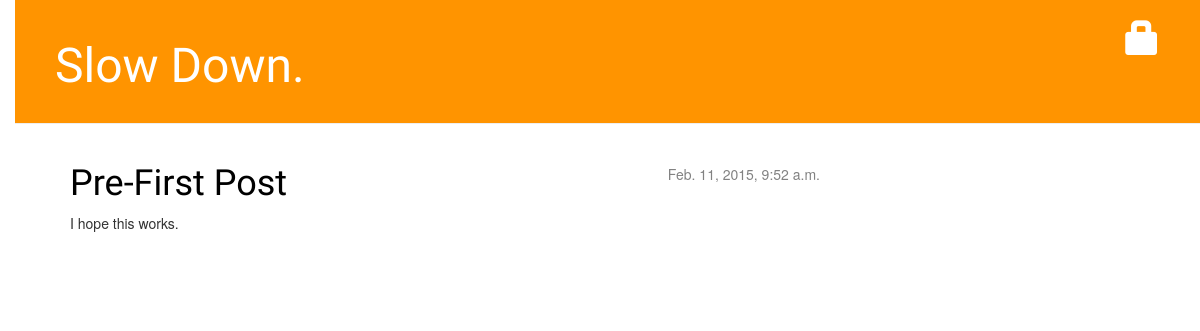
Before: / with the older database file.
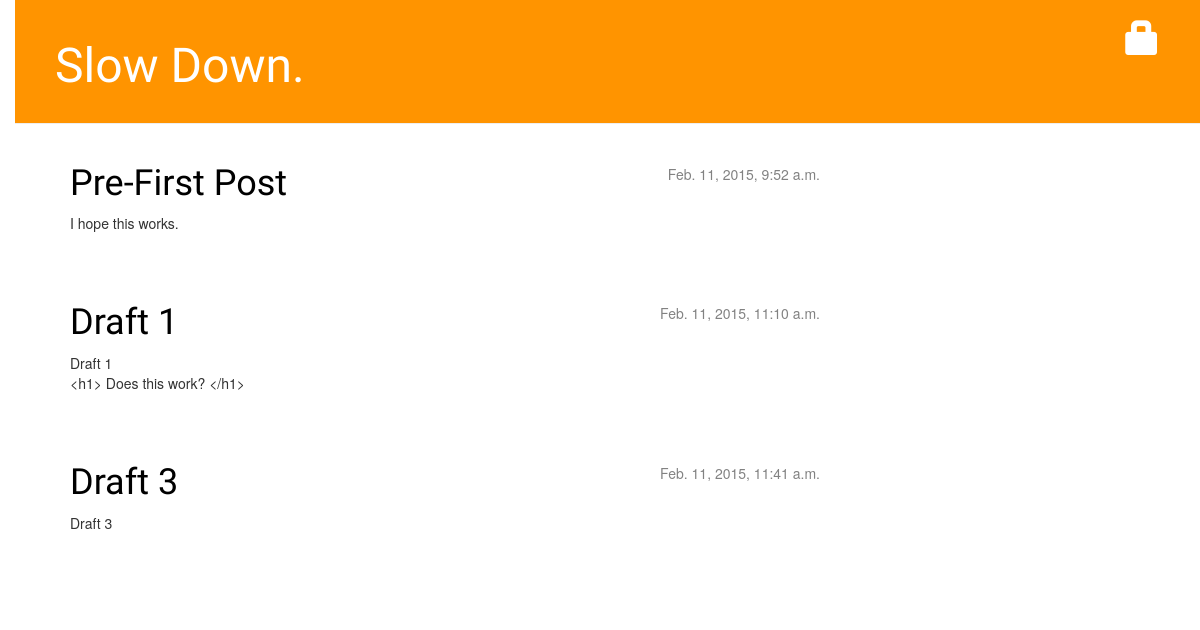
After: the same page with the newer database file.
### blog/models.py (models this page shows, shortened)
class Post(models.Model):
    author = models.ForeignKey('auth.User')
    title = models.CharField(max_length=200)
    text = models.TextField()
    created_date = models.DateTimeField(default = timezone.now())
    published_date = models.DateTimeField(blank = True, null = True)

### blog/views.py (the view)
# urls.py: url(r'^$', views.post_list),
def post_list(request):
    posts = Post.objects.filter(published_date__isnull=False).order_by('published_date')
    return render(request, 'blog/post_list.html', {'posts': posts})

### blog/templates/blog/post_list.html
{% extends 'blog/base.html' %}
{% block content %}
  {% for post in posts %}
    <div class="post">
      <div class="date">
        {{ post.published_date }}
      </div>
        <h1><a href="{% url 'blog.views.post_detail' pk=post.pk %}">{{ post.title }}</a></h1>
        <p>{{ post.text|linebreaks }}</p>
    </div>
  {% endfor %}
{% endblock content %}

### blog/templates/blog/base.html (shortened to what this page needs)
{% load staticfiles %}
<html>
<head>
  <link rel="stylesheet" href="//maxcdn.bootstrapcdn.com/bootstrap/3.2.0/css/bootstrap.min.css">
  <link rel="stylesheet" href="//maxcdn.bootstrapcdn.com/bootstrap/3.2.0/css/bootstrap-theme.min.css">
  <link rel="stylesheet" href="{% static 'css/blog.css' %}">
</head>
<body>
  <div class="page-header">
    {% if user.is_authenticated %}
    <a href="{% url 'blog.views.post_new' %}" class="top-menu"><span class="glyphicon glyphicon-plus"></span></a>
    <a href="{% url 'post_draft_list' %}" class="top-menu"><span class="glyphicon glyphicon-edit"></span></a>
    <p class="top-menu"><small>Hello {{ user.username }}(<a href="{% url 'django.contrib.auth.views.logout' %}">Log out</a>)</small></p>
    {% else %}
    <a href="{% url 'django.contrib.auth.views.login' %}" class="top-menu"><span class="glyphicon glyphicon-lock"></span></a>
    {% endif %}
    <h1><a href="/">Slow Down. </a></h1>
  </div>
  <div class="content container">
    <div class="row">
      <div class="col-md-8">
      {% block content %}
      {% endblock %}
      </div>
    </div>
  </div>
</body>
</html>

### static/css/blog.css (style rules this page uses)
h1 a { color: #FCA205; font-family: 'Lobster'; }
body { padding-left: 15px; }
.page-header { background-color: #ff9400; margin-top: 0; padding: 20px 20px 20px 40px; }
.page-header h1, .page-header h1 a, .page-header h1 a:visited, .page-header h1 a:active { color: #ffffff; font-size: 36pt; text-decoration: none; }
.content { margin-left: 40px; }
h1, h2, h3, h4 { font-family: 'Lobster', cursive; }
.date { float: right; color: #828282; }
.top-menu, .top-menu:hover, .top-menu:visited { color: #ffffff; float: right; font-size: 26pt; margin-right: 20px; }
.post { margin-bottom: 70px; }
.post h1 a, .post h1 a:visited { color: #000000; }

Changed rows visible on the page:
added Post: published_date "Feb. 11, 2015, 11:10 a.m.", title "Draft 1", text "Draft 1 <h1> Does this work? </h1>"
added Post: published_date "Feb. 11, 2015, 11:41 a.m.", title "Draft 3", text "Draft 3"
